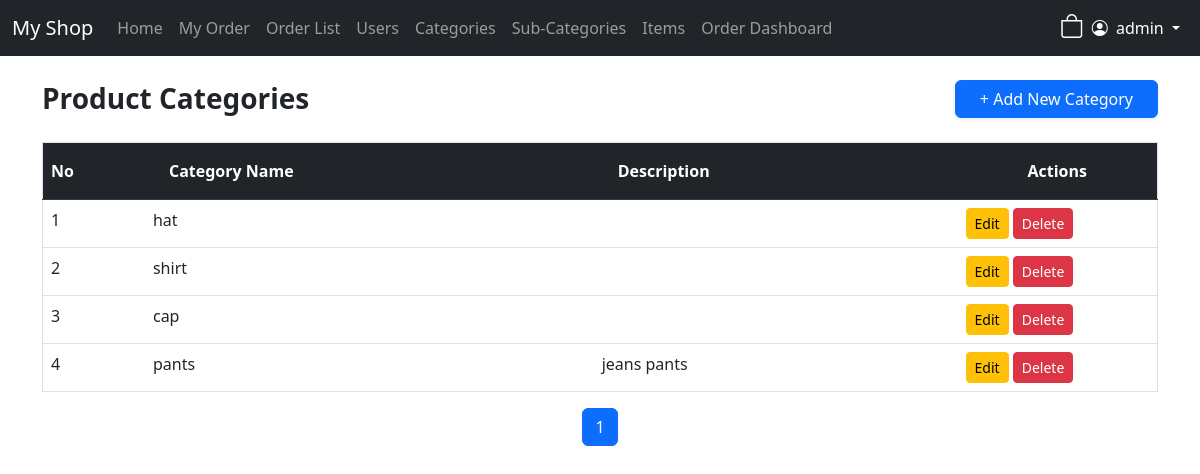
Page /categories/ (signed in) on the committed database.
### my_app/models.py (models this page shows, shortened)
class Category(models.Model):
    name = models.CharField(max_length=100, unique=True)
    descriptions = models.TextField(blank=True, null=True)
    is_deleted = models.BooleanField(default=False)
    created_by = models.ForeignKey(
        User,
        on_delete=models.SET_NULL,
        null=True,
        related_name='categories_created'
    )
    created_at = models.DateTimeField(auto_now_add=True)
    updated_at = models.DateTimeField(auto_now=True)

### my_app/views.py (the view)
# urls.py: path('categories/', views.category_list, name='category_list'),
@login_required
@user_passes_test(is_admin)
def category_list(request):
    categories = Category.objects.filter(is_deleted=False).order_by('-created_at')
    paginator = Paginator(categories, 10)
    page_number = request.GET.get('page')
    page_obj = paginator.get_page(page_number)
    return render(request, 'category/category_list.html', {'categories': page_obj})

### my_app/views.py (called while the page is built)
def is_admin(user):
    return user.is_superuser

### templates/category/category_list.html (shortened to what this page needs)
    {% extends 'base.html' %}
    {% block content %}
    <div class="main-card">
        <div class="d-flex justify-content-between align-items-center mb-4">
            <h3 class="fw-bold m-0">Product Categories</h3>
            <a href="{% url 'add_category' %}" class="btn btn-primary px-4 shadow-sm">
                + Add New Category
            </a>
        </div>
        <div class="table-responsive">
            <table class="table table-hover border">
                <thead class="table-dark">
                    <tr>
                         <th class="py-3">No</th>
                        <th class="py-3 px-4">Category Name</th>
                        <th class="py-3 px-4">Description</th>
                        <th class="py-3 text-center" style="width: 200px;">Actions</th>
                    </tr>
                </thead>
                <tbody>
                    {% for category in categories %}
                    <tr>
                        <td>{{ categories.start_index|add:forloop.counter0 }}</td>
                        <td>{{ category.name }}</td>
                        <td>{{ category.descriptions }}</td>
                        <td>
                            <a href="{% url 'edit_category' category.id %}" class="btn btn-warning btn-sm">Edit</a>
                            <a href="{% url 'delete_category' category.id %}" class="btn btn-danger btn-sm"
                                onclick="return confirm('Are you sure?');">
                                Delete
                            </a>
                        </td>
                    </tr>
                    {% empty %}
                    <tr>
                        <td colspan="3" class="text-center py-5 text-muted">
                            No categories found. Click "Add New Category" to get started.
                        </td>
                    </tr>
                    {% endfor %}
                </tbody>
            </table>
        </div>
         {% include 'paggination/pagg.html' with page_obj=categories %}
    </div>
    {% endblock %}

### templates/base.html (shortened to what this page needs)
<!DOCTYPE html>
<html lang="en">
<head>
    <link href="https://cdn.jsdelivr.net/npm/bootstrap@5.3.0/dist/css/bootstrap.min.css" rel="stylesheet">
    <link rel="stylesheet" href="https://cdn.jsdelivr.net/npm/bootstrap-icons@1.11.0/font/bootstrap-icons.css">
</head>
<body>
    {%if user.is_authenticated %}
    <nav class="navbar navbar-expand-lg navbar-dark bg-dark mb-4">
        <div class="container-fluid">
            <a class="navbar-brand" href="{% url 'index' %}">My Shop</a>
            <div class="collapse navbar-collapse" id="navbarNav">
                <ul class="navbar-nav me-auto">
                    <li class="nav-item"><a class="nav-link" href="{% url 'index' %}">Home</a></li>
                    {% if user.is_authenticated %}
                    <li class="nav-item"><a class="nav-link" href="{% url 'cart_detail' %}">My Order</a></li>
                    <li class="nav-item"><a class="nav-link" href="{% url 'order_index' %}">Order List</a></li>
                    {% if user.is_superuser %}
                    <li class="nav-item"><a class="nav-link" href="{% url 'user_list' %}">Users</a></li>
                    <li class="nav-item"><a class="nav-link" href="{% url 'category_list' %}">Categories</a></li>
                    <li class="nav-item"><a class="nav-link" href="{% url 'subcategory_list' %}">Sub-Categories</a></li>
                    <li class="nav-item"><a class="nav-link" href="{% url 'item_list' %}">Items</a></li>
                    <li class="nav-item"><a class="nav-link" href="{% url 'order_dash' %}">Order Dashboard</a></li>
                    {% endif %}
                    {% endif %}
                </ul>
                <ul class="navbar-nav ms-auto">
                    {% if user.is_authenticated %}
                    <li>
                        <div class="ms-auto d-flex align-items-center">
                            <a href="{% url 'cart_detail' %}"
                                class="nav-cart-link text-white position-relative {% if messages %}cart-shake{% endif %}"
                                title="Shopping Bag">
                                <i class="bi bi-bag fs-4"></i>
                            </a>
                            {% endif %}
                        </div>
                    </li>
                    <li class="nav-item dropdown">
                        <a class="nav-link dropdown-toggle text-white" href="#" id="navbarDropdown" role="button"
                            data-bs-toggle="dropdown" aria-expanded="false">
                            <i class="bi bi-person-circle me-1"></i> {{ user.username }}
                        </a>
                            {% endif %}
                    </li>
                </ul>
            </div>
        </div>
    </nav>
    <div class="container">
        {% block content %}
        {% endblock %}
    </div>
</body>
</html>

### templates/base.html (style rules this page uses)
.nav-cart-link { text-decoration: none; display: inline-flex; align-items: center; transition: transform 0.2s ease, opacity 0.2s ease; }

### rows in the picture
Category: start_index|add "1", name "hat"
Category: start_index|add "2", name "shirt"
Category: start_index|add "3", name "cap"
Category: start_index|add "4", name "pants", descriptions "jeans pants"

### other values in the picture
{{ user.username }} "admin"
{{ num }} "1"
